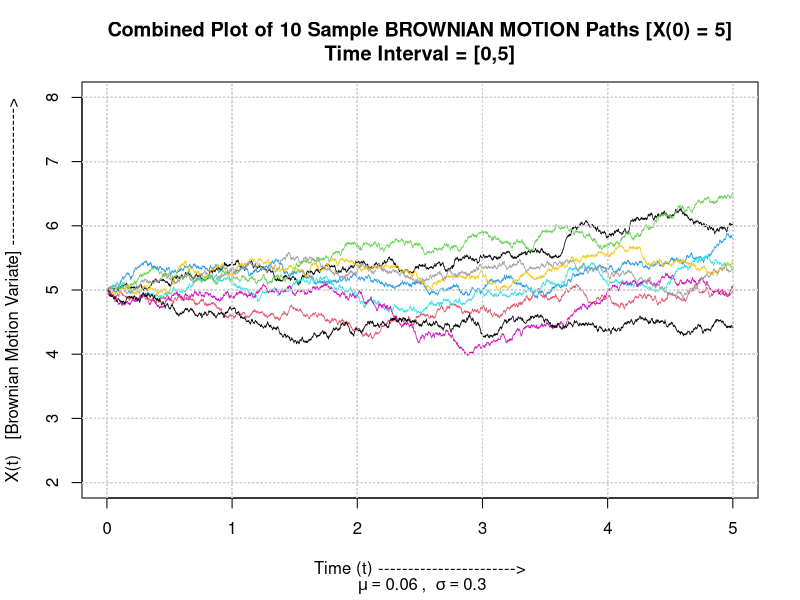

The R source for this figure:
brownian_motion<-function(num){		#num is the number of sample paths required

	set.seed(345989)
	Z<-rnorm(5000*num)
	X<-vector()
	
	count <- 1
	Interval<-5/5000
	col<-0
	sum_x2<-0
	sum_x5<-0
	sigma<-0.3
	mu<-0.06

	svg("Q2.svg")			#Scalable Vector Graphics (SVG) Format

	while(count <= (num*5000)){

		temp_count<-0
		t<-1
		X[1]<-5

		while(temp_count < 5000){

			X[t+1] <- X[t] + sigma*sqrt(Interval)*Z[count] + mu*(Interval)
			temp_count<-temp_count+1
			t<-t+1
			count<-count+1
		}
	
		sum_x2<-sum_x2 + X[2000]
		sum_x5<-sum_x5 + X[5000]
	
		if(col == 0){

			plot(X, type = "l", col = col, ylim = c(2, 8), xaxt = "n", xlab = "Time (t) ----------------------->", ylab = "X(t)   [Brownian Motion Variate] ----------------------->", main = paste("Combined Plot of 10 Sample BROWNIAN MOTION Paths [X(0) = 5]\nTime Interval = [0,5]"), sub = bquote("\n\n"~bold(mu)==.(0.06)~", "~sigma==.(0.3)))

			axis(side = 1,at = c(0,1000,2000,3000,4000,5000),labels = c(0,1,2,3,4,5))
		}
	
		else
			lines(X, type = "l", col = col, lwd = 0.7)
		
		
		par(new=TRUE)
		
		grid()
		col<-col+1
	}

	dev.off()	

	print(paste("Expected Value of X[2] : ", sum_x2/10), quote = FALSE)
	print(paste("Expected Value of X[5] : ", sum_x5/10), quote = FALSE)
}

brownian_motion(10)


